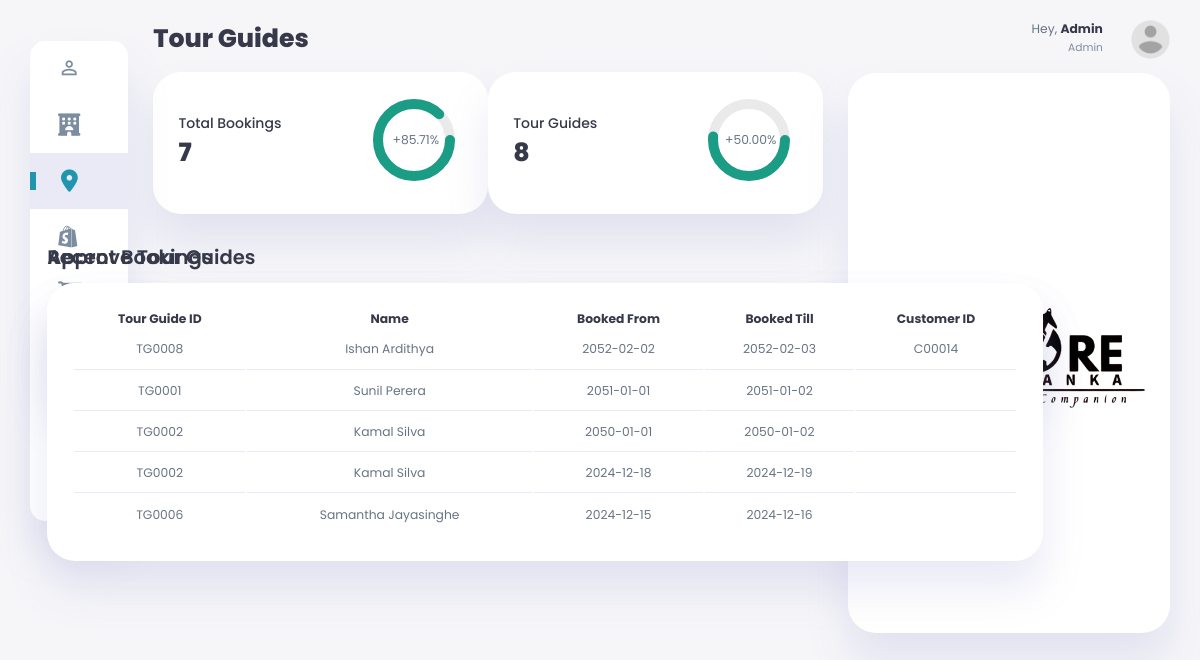
The page /dashboards/Admin/admin.tourguide.php on the database its author committed.
### tables this page shows
CREATE TABLE `tourguidebooking` (
  `booking_id` varchar(10) NOT NULL,
  `tg_id` varchar(6) NOT NULL,
  `name` varchar(200) NOT NULL,
  `booked_from` date NOT NULL,
  `booked_till` date NOT NULL,
  `customer_id` varchar(6) NOT NULL,
  `pkg_order_id` varchar(10) DEFAULT NULL
);

### dashboards/Admin/admin.tourguide.php (the view, shortened to what this page needs)
<!DOCTYPE html>
<html lang="en">
<head>
    <link rel="stylesheet" href="https://cdnjs.cloudflare.com/ajax/libs/font-awesome/6.5.1/css/all.min.css" />
    <link rel="stylesheet" href="../../css/admin.style.css">
</head>
<body>
    <div class="container">
        <?php
        include 'Components/sidebar.php'
        ?>
        <main>
            <h1>Tour Guides</h1>
            <div class="analyse tourguidepage">
                <div class="sales">
                    <div class="status">
                        <div class="info">
                            <h3>Total Bookings</h3>
                            <h1 id="totalTgBookings">...</h1>
                        </div>
                        <div class="progresss">
                            <svg>
                                <circle cx="38" cy="38" r="36"></circle>
                                <circle class="progress-ring ring-tgbookings" cx="38" cy="38" r="36" style="stroke-dashoffset: 0;"></circle>
                            </svg>
                            <div class="percentage">
                                <p id="percentChangeTgBookings">...</p>
                            </div>
                        </div>
                    </div>
                </div>
                <div class="count">
                    <div class="status">
                        <div class="info">
                            <h3>Tour Guides</h3>
                            <h1 id="totalTourguides">...</h1>
                        </div>
                        <div class="progresss">
                            <svg>
                                <circle cx="38" cy="38" r="36"></circle>
                                <circle class="progress-ring ring-tourguides" cx="38" cy="38" r="36" style="stroke-dashoffset: 0;"></circle>
                            </svg>
                            <div class="percentage">
                                <p id="percentChangeTourguides">...</p>
                            </div>
                        </div>
                    </div>
                </div>
            </div>
            <div class="recent-user">
                <h2>Approve Tour Guides</h2>
                <table>
                    <thead>
                        <tr>
                            <th>Name</th>
                            <th>Email</th>
                            <th>Contact Number</th>
                            <th>Age</th>
                            <th>District</th>
                            <th>Experience</th>
                            <th>Specialty</th>
                            <th>Status</th>
                        </tr>
                    </thead>
                    <tbody>
                        <tr>
                            <?php
                            $sql = "SELECT * FROM tourguide WHERE status = 'Pending'";
                            $result = $conn->query($sql);
                            if ($result->num_rows > 0) {
                                while ($row = $result->fetch_assoc()) {
                                    echo "<tr>";
                                    echo "<td>" . $row['full_name'] . "</td>";
                                    echo "<td>" . $row['email'] . "</td>";
                                    echo "<td>" . $row['contact_number'] . "</td>";
                                    echo "<td>" . $row['age'] . "</td>";
                                    echo "<td>" . $row['district'] . "</td>";
                                    echo "<td>" . $row['experience'] . " Years</td>";
                                    echo "<td>" . $row['specialty'] . "</td>";
                                    echo "<td>" . $row['status'] . "</td>";
                                    echo "</tr>";
                                }
                            } else {
                                echo "<tr><td colspan='8'>No tour guides pending approval</td></tr>";
                            }
                            ?>
                        </tr>
                    </tbody>
                </table>
            </div>
            <div class="recent-user">
                <h2>Recent Bookings</h2>
                <table>
                    <thead>
                        <tr>
                            <th>Tour Guide ID</th>
                            <th>Name</th>
                            <th>Booked From</th>
                            <th>Booked Till</th>
                            <th>Customer ID</th>
                        </tr>
                    </thead>
                    <tbody>
                        <?php
                        $sql = "SELECT * FROM tourguidebooking ORDER BY booking_id DESC LIMIT 5";
                        $result = $conn->query($sql);
                        if ($result->num_rows > 0) {
                            while ($row = $result->fetch_assoc()) {
                                echo "<tr>";
                                echo "<td>" . $row['tg_id'] . "</td>";
                                echo "<td>" . $row['name'] . "</td>";
                                echo "<td>" . $row['booked_from'] . "</td>";
                                echo "<td>" . $row['booked_till'] . "</td>";
                                echo "<td>" . $row['customer_id'] . "</td>";
                                echo "</tr>";
                            }
                        } else {
                            echo "<tr><td colspan='9'>No recent reservations found</td></tr>";
                        }
                        ?>
                    </tbody>
                </table>
            </div>
        </main>
        <?php
        include 'Components/rightsection.php'
        ?>
    </div>
</body>
</html>

### css/admin.style.css (style rules this page uses)
:root { --color-primary: #2095ae; --color-danger: #2b5de5; --color-success: #1B9C85; --color-warning: #F7D060; --color-white: #fff; --color-info-dark: #7d8da1; --color-dark: #363949; --color-light: rgba(132, 139, 200, 0.18); --color-dark-variant: #677483; --color-background: #f6f6f9; --card-border-radius: 2rem; --border-radius-1: 0.4rem; --border-radius-2: 1.2rem; --card-padding: 1.8rem; --padding-1: 1.2rem; --box-shadow: 0 2rem 3rem var(--color-light); }
* { margin: 0; padding: 0; outline: 0; appearance: none; border: none; text-decoration: none; box-sizing: border-box; }
html { font-size: 14px; }
body { width: 100vw; height: 100vh; font-family: 'Poppins', sans-serif; font-size: 0.88rem; user-select: none; overflow-x: hidden; color: var(--color-dark); background-color: var(--color-background); }
h1 { font-weight: 800; font-size: 1.8rem; }
h2 { font-weight: 600; font-size: 1.4rem; }
h3 { font-weight: 500; font-size: 0.87rem; }
p { color: var(--color-dark-variant); }
.container { display: grid; width: 96%; margin: 0 auto; gap: 1.8rem; grid-template-columns: 12rem auto 23rem; }
main { margin-top: 1.4rem; }
main .analyse { display: grid; grid-template-columns: repeat(5, 1fr); gap: 1rem; }
.tourguidepage { grid-template-columns: repeat(2, 1fr) !important; }
main .analyse > div { background-color: var(--color-white); padding: var(--card-padding); border-radius: var(--card-border-radius); margin-top: 1rem; box-shadow: var(--box-shadow); cursor: pointer; transition: all 0.3s ease; }
main .analyse > div .status { display: flex; align-items: center; justify-content: space-between; }
main .analyse h3 { font-size: 1rem; }
main .analyse .progresss { position: relative; width: 92px; height: 92px; border-radius: 50%; }
main .analyse svg { width: 7rem; height: 7rem; }
main .analyse .progresss .percentage { position: absolute; top: -3px; left: -1px; display: flex; align-items: center; justify-content: center; height: 100%; width: 100%; }
main .recent-user { margin-top: 1.3rem; }
main .recent-user h2 { margin-bottom: 0.8rem; }
main .recent-user table { background-color: var(--color-white); width: 100%; padding: var(--card-padding); text-align: center; box-shadow: var(--box-shadow); border-radius: var(--card-border-radius); transition: all 0.3s ease; }
main .recent-user table tbody td { height: 2.8rem; border-bottom: 1px solid var(--color-light); color: var(--color-dark-variant); }
main .recent-user table tbody tr:last-child td { border: none; }
@media screen and (max-width: 1200px) { .container { width: 95%; grid-template-columns: 7rem auto 23rem; } }
@media screen and (max-width: 1200px) { main .analyse { grid-template-columns: 1fr; gap: 0; } }
@media screen and (max-width: 1200px) { main .recent-user { width: 94%; position: absolute; left: 50%; transform: translateX(-50%); margin: 2rem 0 0 0.8rem; } }
@media screen and (max-width: 1200px) { main .recent-user table { width: 83vw; } }

### rows shown on the page
tourguidebooking: tg "TG0008", name "Ishan Ardithya", booked_from "2052-02-02", booked_till "2052-02-03", customer "C00014"
tourguidebooking: tg "TG0001", name "Sunil Perera", booked_from "2051-01-01", booked_till "2051-01-02"
tourguidebooking: tg "TG0002", name "Kamal Silva", booked_from "2050-01-01", booked_till "2050-01-02"
tourguidebooking: tg "TG0002", name "Kamal Silva", booked_from "2024-12-18", booked_till "2024-12-19"
tourguidebooking: tg "TG0006", name "Samantha Jayasinghe", booked_from "2024-12-15", booked_till "2024-12-16"
